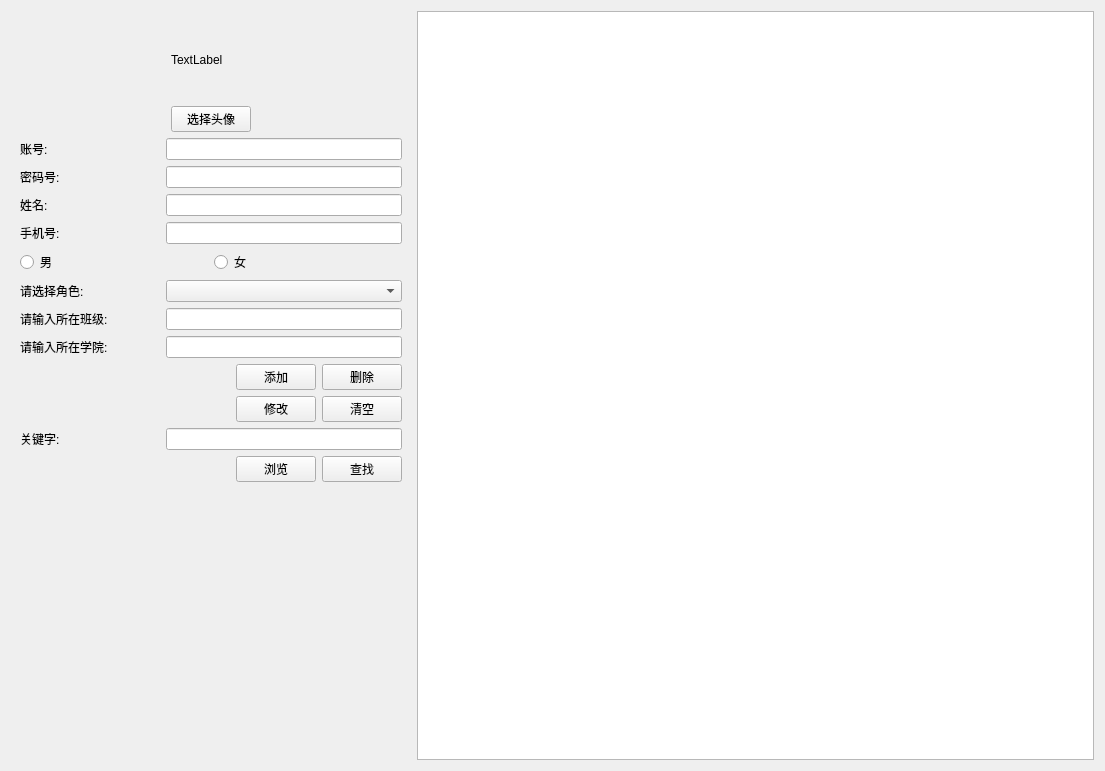
<?xml version="1.0" encoding="UTF-8"?>
<ui version="4.0">
 <class>AdminManagerWidget</class>
 <widget class="QWidget" name="AdminManagerWidget">
  <property name="geometry">
   <rect>
    <x>0</x>
    <y>0</y>
    <width>1105</width>
    <height>771</height>
   </rect>
  </property>
  <property name="windowTitle">
   <string>Form</string>
  </property>
  <layout class="QGridLayout" name="gridLayout_11">
   <item row="0" column="0">
    <widget class="QWidget" name="w_AdminIDRS" native="true">
     <property name="maximumSize">
      <size>
       <width>400</width>
       <height>16777215</height>
      </size>
     </property>
     <layout class="QGridLayout" name="gridLayout_15">
      <item row="0" column="0">
       <layout class="QGridLayout" name="gridLayout_7">
        <item row="0" column="1">
         <widget class="QLabel" name="l_Touxiang">
          <property name="minimumSize">
           <size>
            <width>80</width>
            <height>80</height>
           </size>
          </property>
          <property name="maximumSize">
           <size>
            <width>80</width>
            <height>80</height>
           </size>
          </property>
          <property name="text">
           <string>TextLabel</string>
          </property>
         </widget>
        </item>
        <item row="1" column="1">
         <widget class="QPushButton" name="pushButton">
          <property name="text">
           <string>选择头像</string>
          </property>
         </widget>
        </item>
        <item row="0" column="0">
         <spacer name="horizontalSpacer">
          <property name="orientation">
           <enum>Qt::Horizontal</enum>
          </property>
          <property name="sizeHint" stdset="0">
           <size>
            <width>40</width>
            <height>20</height>
           </size>
          </property>
         </spacer>
        </item>
        <item row="0" column="2">
         <spacer name="horizontalSpacer_2">
          <property name="orientation">
           <enum>Qt::Horizontal</enum>
          </property>
          <property name="sizeHint" stdset="0">
           <size>
            <width>40</width>
            <height>20</height>
           </size>
          </property>
         </spacer>
        </item>
       </layout>
      </item>
      <item row="1" column="0">
       <layout class="QGridLayout" name="gridLayout">
        <item row="0" column="0">
         <widget class="QLabel" name="label">
          <property name="minimumSize">
           <size>
            <width>140</width>
            <height>0</height>
           </size>
          </property>
          <property name="maximumSize">
           <size>
            <width>140</width>
            <height>16777215</height>
           </size>
          </property>
          <property name="text">
           <string>账号:</string>
          </property>
         </widget>
        </item>
        <item row="0" column="1">
         <widget class="QLineEdit" name="le_readerID">
          <property name="sizePolicy">
           <sizepolicy hsizetype="Preferred" vsizetype="Fixed">
            <horstretch>0</horstretch>
            <verstretch>0</verstretch>
           </sizepolicy>
          </property>
         </widget>
        </item>
       </layout>
      </item>
      <item row="2" column="0">
       <layout class="QGridLayout" name="gridLayout_2">
        <item row="0" column="0">
         <widget class="QLabel" name="label_2">
          <property name="minimumSize">
           <size>
            <width>140</width>
            <height>0</height>
           </size>
          </property>
          <property name="maximumSize">
           <size>
            <width>140</width>
            <height>16777215</height>
           </size>
          </property>
          <property name="text">
           <string>密码号:</string>
          </property>
         </widget>
        </item>
        <item row="0" column="1">
         <widget class="QLineEdit" name="le_readerPwd">
          <property name="sizePolicy">
           <sizepolicy hsizetype="Preferred" vsizetype="Fixed">
            <horstretch>0</horstretch>
            <verstretch>0</verstretch>
           </sizepolicy>
          </property>
         </widget>
        </item>
       </layout>
      </item>
      <item row="3" column="0">
       <layout class="QGridLayout" name="gridLayout_3">
        <item row="0" column="0">
         <widget class="QLabel" name="label_3">
          <property name="minimumSize">
           <size>
            <width>140</width>
            <height>0</height>
           </size>
          </property>
          <property name="maximumSize">
           <size>
            <width>140</width>
            <height>16777215</height>
           </size>
          </property>
          <property name="text">
           <string>姓名:</string>
          </property>
         </widget>
        </item>
        <item row="0" column="1">
         <widget class="QLineEdit" name="le_readerName">
          <property name="sizePolicy">
           <sizepolicy hsizetype="Preferred" vsizetype="Fixed">
            <horstretch>0</horstretch>
            <verstretch>0</verstretch>
           </sizepolicy>
          </property>
         </widget>
        </item>
       </layout>
      </item>
      <item row="4" column="0">
       <layout class="QGridLayout" name="gridLayout_4">
        <item row="0" column="0">
         <widget class="QLabel" name="label_4">
          <property name="minimumSize">
           <size>
            <width>140</width>
            <height>0</height>
           </size>
          </property>
          <property name="maximumSize">
           <size>
            <width>140</width>
            <height>16777215</height>
           </size>
          </property>
          <property name="text">
           <string>手机号:</string>
          </property>
         </widget>
        </item>
        <item row="0" column="1">
         <widget class="QLineEdit" name="le_readerPhone">
          <property name="sizePolicy">
           <sizepolicy hsizetype="Preferred" vsizetype="Fixed">
            <horstretch>0</horstretch>
            <verstretch>0</verstretch>
           </sizepolicy>
          </property>
         </widget>
        </item>
       </layout>
      </item>
      <item row="5" column="0">
       <layout class="QGridLayout" name="gridLayout_8">
        <item row="0" column="0">
         <widget class="QRadioButton" name="rb_man">
          <property name="text">
           <string>男</string>
          </property>
         </widget>
        </item>
        <item row="0" column="1">
         <widget class="QRadioButton" name="rb_women">
          <property name="text">
           <string>女</string>
          </property>
         </widget>
        </item>
       </layout>
      </item>
      <item row="6" column="0">
       <layout class="QGridLayout" name="gridLayout_9">
        <item row="0" column="0">
         <widget class="QLabel" name="label_8">
          <property name="minimumSize">
           <size>
            <width>140</width>
            <height>0</height>
           </size>
          </property>
          <property name="maximumSize">
           <size>
            <width>140</width>
            <height>16777215</height>
           </size>
          </property>
          <property name="text">
           <string>请选择角色:</string>
          </property>
         </widget>
        </item>
        <item row="0" column="1">
         <widget class="QComboBox" name="comboBox">
          <property name="sizePolicy">
           <sizepolicy hsizetype="Preferred" vsizetype="Fixed">
            <horstretch>0</horstretch>
            <verstretch>0</verstretch>
           </sizepolicy>
          </property>
         </widget>
        </item>
       </layout>
      </item>
      <item row="7" column="0">
       <layout class="QGridLayout" name="gridLayout_5">
        <item row="0" column="0">
         <widget class="QLabel" name="label_5">
          <property name="minimumSize">
           <size>
            <width>140</width>
            <height>0</height>
           </size>
          </property>
          <property name="maximumSize">
           <size>
            <width>140</width>
            <height>16777215</height>
           </size>
          </property>
          <property name="text">
           <string>请输入所在班级:</string>
          </property>
         </widget>
        </item>
        <item row="0" column="1">
         <widget class="QLineEdit" name="le_readerClassID">
          <property name="sizePolicy">
           <sizepolicy hsizetype="Preferred" vsizetype="Fixed">
            <horstretch>0</horstretch>
            <verstretch>0</verstretch>
           </sizepolicy>
          </property>
         </widget>
        </item>
       </layout>
      </item>
      <item row="8" column="0">
       <layout class="QGridLayout" name="gridLayout_6">
        <item row="0" column="0">
         <widget class="QLabel" name="label_6">
          <property name="minimumSize">
           <size>
            <width>140</width>
            <height>0</height>
           </size>
          </property>
          <property name="maximumSize">
           <size>
            <width>140</width>
            <height>16777215</height>
           </size>
          </property>
          <property name="text">
           <string>请输入所在学院:</string>
          </property>
         </widget>
        </item>
        <item row="0" column="1">
         <widget class="QLineEdit" name="le_readerCollege">
          <property name="sizePolicy">
           <sizepolicy hsizetype="Preferred" vsizetype="Fixed">
            <horstretch>0</horstretch>
            <verstretch>0</verstretch>
           </sizepolicy>
          </property>
         </widget>
        </item>
       </layout>
      </item>
      <item row="9" column="0">
       <layout class="QGridLayout" name="gridLayout_10">
        <item row="0" column="1">
         <widget class="QPushButton" name="pb_AddReaderInfo">
          <property name="text">
           <string>添加</string>
          </property>
         </widget>
        </item>
        <item row="0" column="2">
         <widget class="QPushButton" name="pb_DelReaderInfo">
          <property name="text">
           <string>删除</string>
          </property>
         </widget>
        </item>
        <item row="0" column="0">
         <spacer name="horizontalSpacer_3">
          <property name="orientation">
           <enum>Qt::Horizontal</enum>
          </property>
          <property name="sizeHint" stdset="0">
           <size>
            <width>40</width>
            <height>20</height>
           </size>
          </property>
         </spacer>
        </item>
       </layout>
      </item>
      <item row="10" column="0">
       <layout class="QGridLayout" name="gridLayout_12">
        <item row="0" column="2">
         <widget class="QPushButton" name="pb_ClearReaderInfo">
          <property name="text">
           <string>清空</string>
          </property>
         </widget>
        </item>
        <item row="0" column="1">
         <widget class="QPushButton" name="pb_ResetReaderInfo">
          <property name="text">
           <string>修改</string>
          </property>
         </widget>
        </item>
        <item row="0" column="0">
         <spacer name="horizontalSpacer_4">
          <property name="orientation">
           <enum>Qt::Horizontal</enum>
          </property>
          <property name="sizeHint" stdset="0">
           <size>
            <width>40</width>
            <height>20</height>
           </size>
          </property>
         </spacer>
        </item>
       </layout>
      </item>
      <item row="11" column="0">
       <layout class="QGridLayout" name="gridLayout_13">
        <item row="0" column="0">
         <widget class="QLabel" name="label_9">
          <property name="minimumSize">
           <size>
            <width>140</width>
            <height>0</height>
           </size>
          </property>
          <property name="maximumSize">
           <size>
            <width>140</width>
            <height>16777215</height>
           </size>
          </property>
          <property name="text">
           <string>关键字:</string>
          </property>
         </widget>
        </item>
        <item row="0" column="1">
         <widget class="QLineEdit" name="le_Key">
          <property name="sizePolicy">
           <sizepolicy hsizetype="Preferred" vsizetype="Fixed">
            <horstretch>0</horstretch>
            <verstretch>0</verstretch>
           </sizepolicy>
          </property>
         </widget>
        </item>
       </layout>
      </item>
      <item row="12" column="0">
       <layout class="QGridLayout" name="gridLayout_14">
        <item row="0" column="1">
         <widget class="QPushButton" name="pb_LookReaderInfo">
          <property name="text">
           <string>浏览</string>
          </property>
         </widget>
        </item>
        <item row="0" column="2">
         <widget class="QPushButton" name="pb_SearchReaderInfo">
          <property name="text">
           <string>查找</string>
          </property>
         </widget>
        </item>
        <item row="0" column="0">
         <spacer name="horizontalSpacer_5">
          <property name="orientation">
           <enum>Qt::Horizontal</enum>
          </property>
          <property name="sizeHint" stdset="0">
           <size>
            <width>40</width>
            <height>20</height>
           </size>
          </property>
         </spacer>
        </item>
       </layout>
      </item>
      <item row="13" column="0">
       <spacer name="verticalSpacer_2">
        <property name="orientation">
         <enum>Qt::Vertical</enum>
        </property>
        <property name="sizeHint" stdset="0">
         <size>
          <width>20</width>
          <height>275</height>
         </size>
        </property>
       </spacer>
      </item>
     </layout>
    </widget>
   </item>
   <item row="0" column="1">
    <widget class="QTableWidget" name="tw_ReaderInfo"/>
   </item>
  </layout>
 </widget>
 <resources/>
 <connections/>
</ui>
